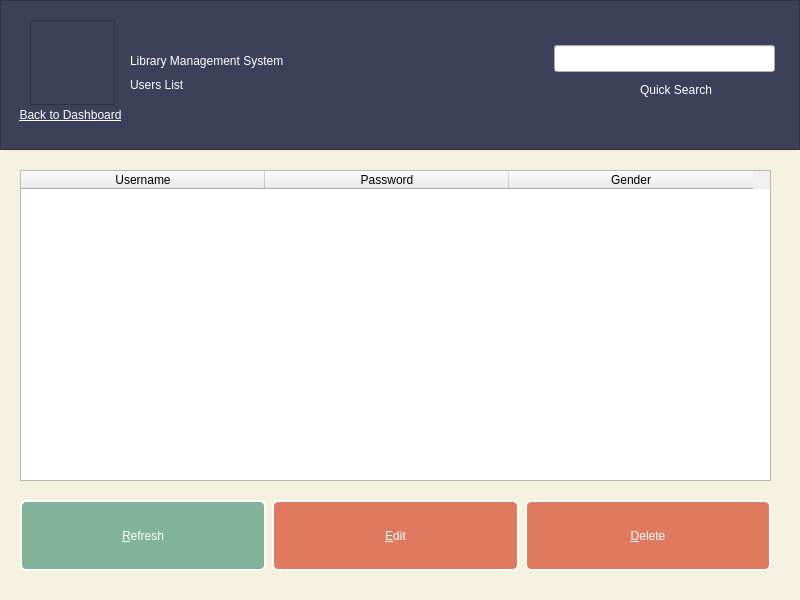
<?xml version="1.0" encoding="UTF-8"?>
<ui version="4.0">
 <class>Edit_User_profile</class>
 <widget class="QWidget" name="Edit_User_profile">
  <property name="geometry">
   <rect>
    <x>0</x>
    <y>0</y>
    <width>800</width>
    <height>600</height>
   </rect>
  </property>
  <property name="windowTitle">
   <string>Users List</string>
  </property>
  <property name="windowIcon">
   <iconset resource="res.qrc">
    <normaloff>:/icons/icons/library.png</normaloff>:/icons/icons/library.png</iconset>
  </property>
  <property name="styleSheet">
   <string notr="true">#Edit_User_profile
{
	background-color: rgb(244, 241, 222);
	color: rgb(61, 64, 91);
}
QPushButton
{
	font: 10pt &quot;IRANYekan&quot;;
	background-color: rgb(224, 122, 95);
	color: rgb(255, 255, 255);
    border: 2px solid rgb(255, 255, 255);
    border-radius: 6px;
}
QPushButton:hover
{
	background-color: rgb(242, 204, 143);
}
QPushButton#pushButton_Refresh
{
	background-color: rgb(129, 178, 154);
}
QPushButton:hover#pushButton_Refresh
{
	background-color: rgb(242, 204, 143);
}</string>
  </property>
  <widget class="QFrame" name="frame_top">
   <property name="geometry">
    <rect>
     <x>0</x>
     <y>0</y>
     <width>800</width>
     <height>150</height>
    </rect>
   </property>
   <property name="styleSheet">
    <string notr="true">background-color: rgb(61, 64, 91);
color: rgb(255, 255, 255);</string>
   </property>
   <property name="frameShape">
    <enum>QFrame::StyledPanel</enum>
   </property>
   <property name="frameShadow">
    <enum>QFrame::Raised</enum>
   </property>
   <widget class="QFrame" name="frame">
    <property name="geometry">
     <rect>
      <x>30</x>
      <y>20</y>
      <width>85</width>
      <height>85</height>
     </rect>
    </property>
    <property name="styleSheet">
     <string notr="true">image: url(:/icons/icons/book-club.png);</string>
    </property>
    <property name="frameShape">
     <enum>QFrame::StyledPanel</enum>
    </property>
    <property name="frameShadow">
     <enum>QFrame::Raised</enum>
    </property>
   </widget>
   <widget class="QLabel" name="label_title">
    <property name="geometry">
     <rect>
      <x>130</x>
      <y>45</y>
      <width>451</width>
      <height>31</height>
     </rect>
    </property>
    <property name="styleSheet">
     <string notr="true">font: 75 14pt &quot;IRANYekan&quot;;</string>
    </property>
    <property name="text">
     <string>Library Management System</string>
    </property>
   </widget>
   <widget class="QLabel" name="label_search">
    <property name="geometry">
     <rect>
      <x>640</x>
      <y>80</y>
      <width>91</width>
      <height>20</height>
     </rect>
    </property>
    <property name="styleSheet">
     <string notr="true">font: 25 7pt &quot;IRANYekan Light&quot;;</string>
    </property>
    <property name="text">
     <string>Quick Search </string>
    </property>
   </widget>
   <widget class="QLabel" name="label">
    <property name="geometry">
     <rect>
      <x>130</x>
      <y>75</y>
      <width>320</width>
      <height>20</height>
     </rect>
    </property>
    <property name="styleSheet">
     <string notr="true">font: 25 10pt &quot;IRANYekan Light&quot;;</string>
    </property>
    <property name="text">
     <string>Users List</string>
    </property>
   </widget>
   <widget class="QPushButton" name="pushButton_backtodash">
    <property name="geometry">
     <rect>
      <x>10</x>
      <y>105</y>
      <width>121</width>
      <height>20</height>
     </rect>
    </property>
    <property name="styleSheet">
     <string notr="true">border: 0px;
text-decoration: underline;
font: 25 7pt &quot;IRANYekan Light&quot;;</string>
    </property>
    <property name="text">
     <string>&amp;Back to Dashboard</string>
    </property>
    <property name="flat">
     <bool>true</bool>
    </property>
   </widget>
  </widget>
  <widget class="QLineEdit" name="lineEdit">
   <property name="geometry">
    <rect>
     <x>554</x>
     <y>45</y>
     <width>221</width>
     <height>27</height>
    </rect>
   </property>
  </widget>
  <widget class="QTableWidget" name="tableWidget">
   <property name="geometry">
    <rect>
     <x>20</x>
     <y>170</y>
     <width>751</width>
     <height>311</height>
    </rect>
   </property>
   <property name="styleSheet">
    <string notr="true"/>
   </property>
   <property name="alternatingRowColors">
    <bool>true</bool>
   </property>
   <property name="selectionMode">
    <enum>QAbstractItemView::SingleSelection</enum>
   </property>
   <property name="selectionBehavior">
    <enum>QAbstractItemView::SelectRows</enum>
   </property>
   <property name="sortingEnabled">
    <bool>true</bool>
   </property>
   <attribute name="horizontalHeaderDefaultSectionSize">
    <number>244</number>
   </attribute>
   <column>
    <property name="text">
     <string>Username</string>
    </property>
   </column>
   <column>
    <property name="text">
     <string>Password</string>
    </property>
    <property name="toolTip">
     <string>Passwords are Hashed with SHA-256 algorithm</string>
    </property>
   </column>
   <column>
    <property name="text">
     <string>Gender</string>
    </property>
   </column>
  </widget>
  <widget class="QWidget" name="gridLayoutWidget">
   <property name="geometry">
    <rect>
     <x>20</x>
     <y>500</y>
     <width>751</width>
     <height>71</height>
    </rect>
   </property>
   <layout class="QGridLayout" name="gridLayout">
    <item row="0" column="1">
     <widget class="QPushButton" name="pushButton_edit">
      <property name="sizePolicy">
       <sizepolicy hsizetype="Expanding" vsizetype="Expanding">
        <horstretch>0</horstretch>
        <verstretch>0</verstretch>
       </sizepolicy>
      </property>
      <property name="text">
       <string>&amp;Edit</string>
      </property>
     </widget>
    </item>
    <item row="0" column="3">
     <widget class="QPushButton" name="pushButton_delete">
      <property name="sizePolicy">
       <sizepolicy hsizetype="Expanding" vsizetype="Expanding">
        <horstretch>0</horstretch>
        <verstretch>0</verstretch>
       </sizepolicy>
      </property>
      <property name="text">
       <string>&amp;Delete</string>
      </property>
     </widget>
    </item>
    <item row="0" column="0">
     <widget class="QPushButton" name="pushButton_Refresh">
      <property name="sizePolicy">
       <sizepolicy hsizetype="Expanding" vsizetype="Expanding">
        <horstretch>0</horstretch>
        <verstretch>0</verstretch>
       </sizepolicy>
      </property>
      <property name="toolTip">
       <string>To Refresh Table</string>
      </property>
      <property name="text">
       <string>&amp;Refresh</string>
      </property>
     </widget>
    </item>
   </layout>
  </widget>
 </widget>
 <resources>
  <include location="res.qrc"/>
 </resources>
 <connections/>
</ui>
